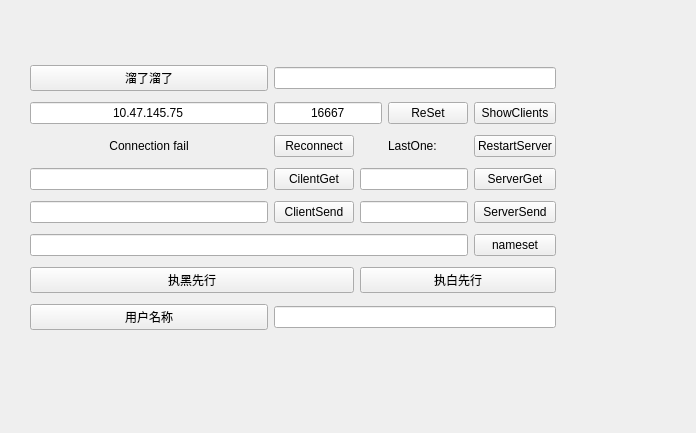
<?xml version="1.0" encoding="UTF-8"?>
<ui version="4.0">
 <class>netting</class>
 <widget class="QWidget" name="netting">
  <property name="geometry">
   <rect>
    <x>0</x>
    <y>0</y>
    <width>696</width>
    <height>433</height>
   </rect>
  </property>
  <property name="windowTitle">
   <string>Form</string>
  </property>
  <widget class="QWidget" name="layoutWidget">
   <property name="geometry">
    <rect>
     <x>30</x>
     <y>60</y>
     <width>526</width>
     <height>283</height>
    </rect>
   </property>
   <layout class="QGridLayout" name="gridLayout">
    <item row="6" column="2" colspan="2">
     <widget class="QLineEdit" name="serverSendEdit"/>
    </item>
    <item row="6" column="0">
     <widget class="QLineEdit" name="clientSendEdit"/>
    </item>
    <item row="1" column="1" colspan="2">
     <widget class="QLineEdit" name="PORTEdit">
      <property name="text">
       <string>16667</string>
      </property>
      <property name="alignment">
       <set>Qt::AlignCenter</set>
      </property>
     </widget>
    </item>
    <item row="8" column="0" colspan="2">
     <widget class="QPushButton" name="StartAsBlack">
      <property name="text">
       <string>执黑先行</string>
      </property>
     </widget>
    </item>
    <item row="7" column="0" colspan="4">
     <widget class="QLineEdit" name="nameEdit"/>
    </item>
    <item row="4" column="4">
     <widget class="QPushButton" name="getButton_2">
      <property name="text">
       <string>ServerGet</string>
      </property>
     </widget>
    </item>
    <item row="8" column="2" colspan="3">
     <widget class="QPushButton" name="StartAsWhite">
      <property name="text">
       <string>执白先行</string>
      </property>
     </widget>
    </item>
    <item row="2" column="4">
     <widget class="QPushButton" name="reStartButton">
      <property name="text">
       <string>RestartServer</string>
      </property>
     </widget>
    </item>
    <item row="4" column="2" colspan="2">
     <widget class="QLineEdit" name="serverGetEdit"/>
    </item>
    <item row="1" column="4">
     <widget class="QPushButton" name="showClientButton">
      <property name="text">
       <string>ShowClients</string>
      </property>
     </widget>
    </item>
    <item row="6" column="4">
     <widget class="QPushButton" name="serverSendButton">
      <property name="text">
       <string>ServerSend</string>
      </property>
     </widget>
    </item>
    <item row="4" column="1">
     <widget class="QPushButton" name="getButton_1">
      <property name="text">
       <string>CilentGet</string>
      </property>
     </widget>
    </item>
    <item row="1" column="0">
     <widget class="QLineEdit" name="IPEdit">
      <property name="text">
       <string>10.47.145.75</string>
      </property>
      <property name="alignment">
       <set>Qt::AlignCenter</set>
      </property>
     </widget>
    </item>
    <item row="7" column="4">
     <widget class="QPushButton" name="name_setting">
      <property name="text">
       <string>nameset</string>
      </property>
     </widget>
    </item>
    <item row="4" column="0">
     <widget class="QLineEdit" name="clientGetEdit"/>
    </item>
    <item row="2" column="2" colspan="2">
     <widget class="QLabel" name="lastOneLabel">
      <property name="text">
       <string>LastOne: </string>
      </property>
      <property name="alignment">
       <set>Qt::AlignCenter</set>
      </property>
     </widget>
    </item>
    <item row="9" column="1" colspan="4">
     <widget class="QLineEdit" name="nameshow"/>
    </item>
    <item row="1" column="3">
     <widget class="QPushButton" name="reSetButton">
      <property name="text">
       <string>ReSet</string>
      </property>
     </widget>
    </item>
    <item row="2" column="0">
     <widget class="QLabel" name="connectLabel">
      <property name="text">
       <string>Connection fail</string>
      </property>
      <property name="alignment">
       <set>Qt::AlignCenter</set>
      </property>
     </widget>
    </item>
    <item row="6" column="1">
     <widget class="QPushButton" name="clientSendButton">
      <property name="text">
       <string>ClientSend</string>
      </property>
     </widget>
    </item>
    <item row="2" column="1">
     <widget class="QPushButton" name="reConnectButton">
      <property name="text">
       <string>Reconnect</string>
      </property>
     </widget>
    </item>
    <item row="9" column="0">
     <widget class="QPushButton" name="pushButton">
      <property name="text">
       <string>用户名称</string>
      </property>
     </widget>
    </item>
    <item row="0" column="0">
     <widget class="QPushButton" name="byebye">
      <property name="text">
       <string>溜了溜了</string>
      </property>
     </widget>
    </item>
    <item row="0" column="1" colspan="4">
     <widget class="QLineEdit" name="messhow"/>
    </item>
   </layout>
  </widget>
 </widget>
 <resources/>
 <connections/>
</ui>
